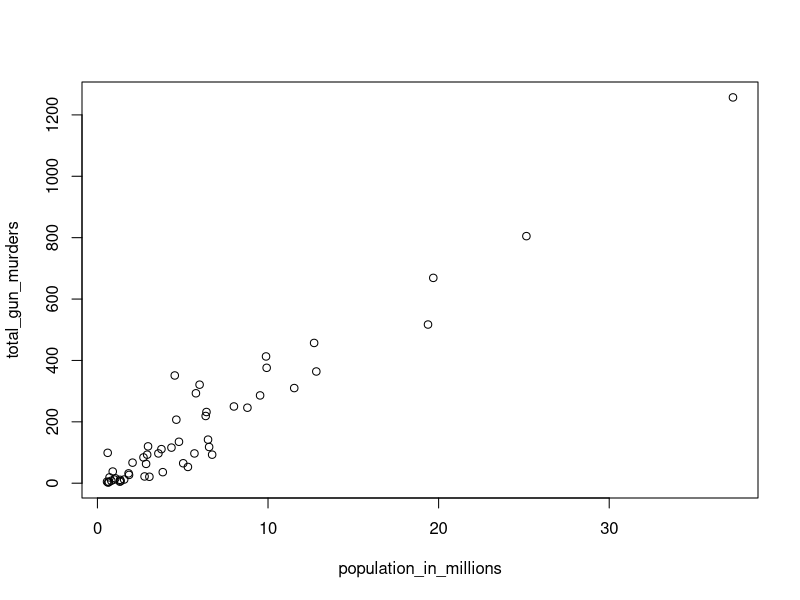
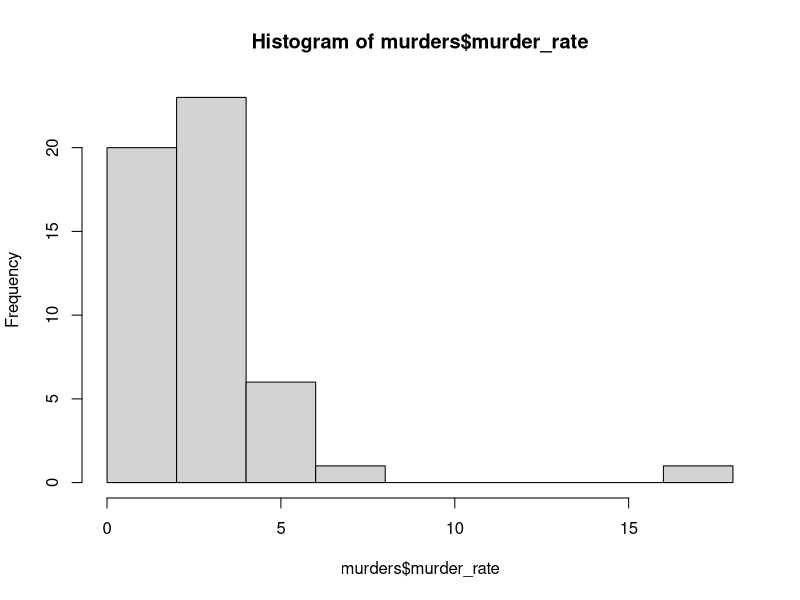
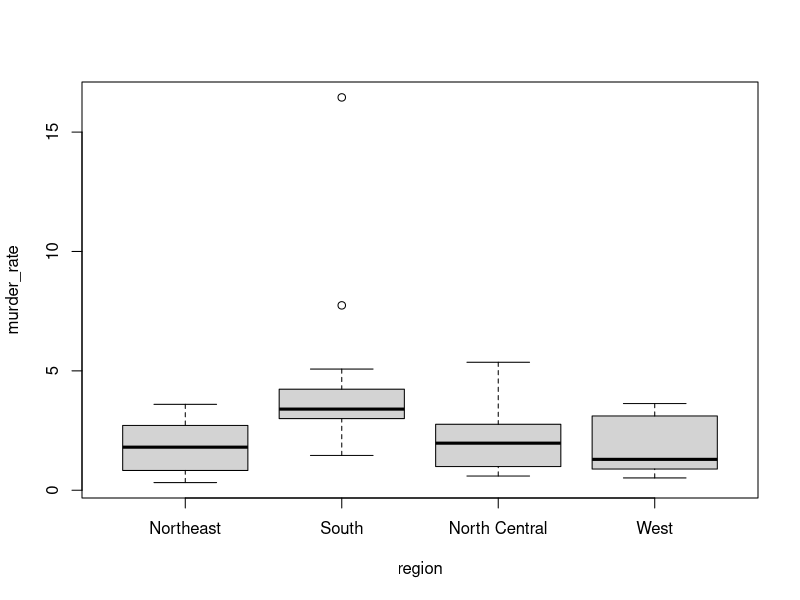

These charts were generated, in order, by the following R code:
## ---- chunk 1
a <- 2
class(a)
## ---- chunk 2
b <- "hello"
class(b)
## ---- chunk 3
library(dslabs)
data(murders)
head(murders)
## ---- chunk 4
class(murders)
## ---- chunk 5
str(murders)
## ---- chunk 6
head(murders)
## ---- chunk 7
murders$population
## ---- chunk 8
names(murders)
## ---- chunk 9
pop <- murders$population
length(pop)
## ---- chunk 10
class(pop)
## ---- chunk 11
class(murders$state)
## ---- chunk 12
z <- 3 == 2
z
class(z)
## ---- chunk 13
class(murders$region)
## ---- chunk 14
levels(murders$region)
## ---- chunk 15
codes <- c(380, 124, 818)
codes
## ---- chunk 16
country <- c("italy", "canada", "egypt")
country
## ---- chunk 17
codes <- c(italy = 380, canada = 124, egypt = 818)
codes
## ---- chunk 18
class(codes)
## ---- chunk 19
names(codes)
## ---- chunk 20
codes <- c("italy" = 380, "canada" = 124, "egypt" = 818)
codes
## ---- chunk 21
codes <- c(380, 124, 818)
country <- c("italy","canada","egypt")
names(codes) <- country
codes
## ---- chunk 22
seq(1, 10)
## ---- chunk 23
seq(1, 10, 2)
## ---- chunk 24
1:10
## ---- chunk 25
class(1:10)
## ---- chunk 26
class(seq(1, 10))
class(seq(1, 10, 0.5))
## ---- chunk 27
codes
codes[2]
## ---- chunk 28
codes[c(1,3)]
## ---- chunk 29
codes[1:2]
## ---- chunk 30
codes["canada"]
codes[c("egypt","italy")]
## ---- chunk 31
x <- c(1, "canada", 3)
## ---- chunk 32
x
class(x)
## ---- chunk 33
x <- 1:5
y <- as.character(x)
y
## ---- chunk 34
as.numeric(y)
## ---- chunk 35
x <- c("1", "b", "3")
as.numeric(x)
## ---- chunk 36
sort(murders$total)
## ---- chunk 37
x <- c(31, 4, 15, 92, 65)
sort(x)
## ---- chunk 38
index <- order(x)
x[index]
## ---- chunk 39
x
order(x)
## ---- chunk 40
murders$state[1:10]
murders$abb[1:10]
## ---- chunk 41
ind <- order(murders$total) 
murders$abb[ind] 
## ---- chunk 42
max(murders$total)
## ---- chunk 43
i_max <- which.max(murders$total)
murders$state[i_max]
## ---- chunk 44
murders$state[which.max(murders$population)]
## ---- chunk 45
heights <- c(69, 62, 66, 70, 70, 73, 67, 73, 67, 70)
## ---- chunk 46
heights * 2.54
## ---- chunk 47
heights - 69
## ---- chunk 48
murder_rate <- murders$total / murders$population * 100000
## ---- chunk 49
murders$state[order(murder_rate)]
## ---- chunk 50
murder_rate <- murders$total / murders$population * 100000 
## ---- chunk 51
ind <- murder_rate < 0.71
ind
## ---- chunk 52
sum(ind)
## ---- chunk 53
ind <- murder_rate <= 0.71
ind
## ---- chunk 54
murders$state[ind]
## ---- chunk 55
sum(ind)
## ---- chunk 56
TRUE & TRUE
TRUE & FALSE
FALSE & FALSE
## ---- chunk 57
west <- murders$region == "West"
safe <- murder_rate <= 1
## ---- chunk 58
ind <- safe & west
murders$state[ind]
## ---- chunk 59
ind <- which(murders$state == "California")
ind # this is the index that matches the California entry

murder_rate[ind]
## ---- chunk 60
c("Boston", "Dakota", "Washington") %in% murders$state
## ---- chunk 61
library(dplyr)
## ---- chunk 62
murders <- mutate(murders, murder_rate = total / population * 100000)
## ---- chunk 63
head(murders)
## ---- chunk 64
filter(murders, murder_rate <= 0.71)
## ---- chunk 65
new_table <- select(murders, state, region, murder_rate)
filter(new_table, murder_rate <= 0.71)
## ---- chunk 66
murders %>% select(state, region, murder_rate) %>% filter(murder_rate <= 0.71)
## ---- chunk 67
murders %>% summarize(avg = mean(murder_rate))
## ---- chunk 68
us_murder_rate <- murders %>% 
  summarize(murder_rate = sum(total) / sum(population) * 100000)

us_murder_rate
## ---- chunk 69
class(us_murder_rate)
## ---- chunk 70
us_murder_rate %>% .$murder_rate
## ---- chunk 71
us_murder_rate <- murders %>% 
  summarize( murder_rate = sum(total) / sum(population) * 100000) %>%
  .$murder_rate

us_murder_rate
## ---- chunk 72
class(us_murder_rate)
## ---- chunk 73
murders %>% 
  group_by(region) %>%
  summarize(median_rate = median(murder_rate),
            mean_rate = mean(murder_rate))
## ---- chunk 74
murders %>% 
  arrange(population) %>% 
  head()
## ---- chunk 75
murders %>% 
  arrange(murder_rate) %>% 
  head()
## ---- chunk 76
murders %>% 
  arrange(desc(murder_rate)) %>% 
  head()
## ---- chunk 77
murders %>% 
  arrange(region, murder_rate) %>% 
  head()
## ---- chunk 78
population_in_millions <- murders$population/10^6
total_gun_murders <- murders$total
plot(population_in_millions, total_gun_murders)
## ---- chunk 79
murders <- mutate(murders, murder_rate = total / population * 100000)
hist(murders$murder_rate)
## ---- chunk 80
murders$state[which.max(murders$murder_rate)]
## ---- chunk 81
boxplot(murder_rate~region, data = murders)
